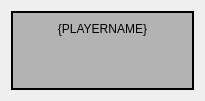
<ui version="4.0" >
 <class>OpponentWidget</class>
 <widget class="QWidget" name="OpponentWidget" >
  <property name="geometry" >
   <rect>
    <x>0</x>
    <y>0</y>
    <width>205</width>
    <height>101</height>
   </rect>
  </property>
  <property name="sizePolicy" >
   <sizepolicy vsizetype="Fixed" hsizetype="Fixed" >
    <horstretch>0</horstretch>
    <verstretch>0</verstretch>
   </sizepolicy>
  </property>
  <property name="windowTitle" >
   <string>Opponent Widget</string>
  </property>
  <layout class="QGridLayout" name="gridLayout" >
   <item row="0" column="0" >
    <widget class="QFrame" name="frame" >
     <property name="styleSheet" >
      <string notr="true" >background-color: rgba(0, 0, 0, 64)</string>
     </property>
     <property name="frameShape" >
      <enum>QFrame::Box</enum>
     </property>
     <property name="frameShadow" >
      <enum>QFrame::Plain</enum>
     </property>
     <property name="lineWidth" >
      <number>2</number>
     </property>
     <property name="midLineWidth" >
      <number>0</number>
     </property>
     <layout class="QVBoxLayout" name="verticalLayout" >
      <item>
       <widget class="QLabel" name="mp_labelPlayerName" >
        <property name="styleSheet" >
         <string notr="true" >background-color: rgba(0, 0, 0, 0);</string>
        </property>
        <property name="text" >
         <string>{PLAYERNAME}</string>
        </property>
        <property name="alignment" >
         <set>Qt::AlignCenter</set>
        </property>
       </widget>
      </item>
      <item>
       <spacer name="verticalSpacer" >
        <property name="orientation" >
         <enum>Qt::Vertical</enum>
        </property>
        <property name="sizeHint" stdset="0" >
         <size>
          <width>20</width>
          <height>40</height>
         </size>
        </property>
       </spacer>
      </item>
     </layout>
    </widget>
   </item>
  </layout>
 </widget>
 <resources/>
 <connections/>
</ui>
